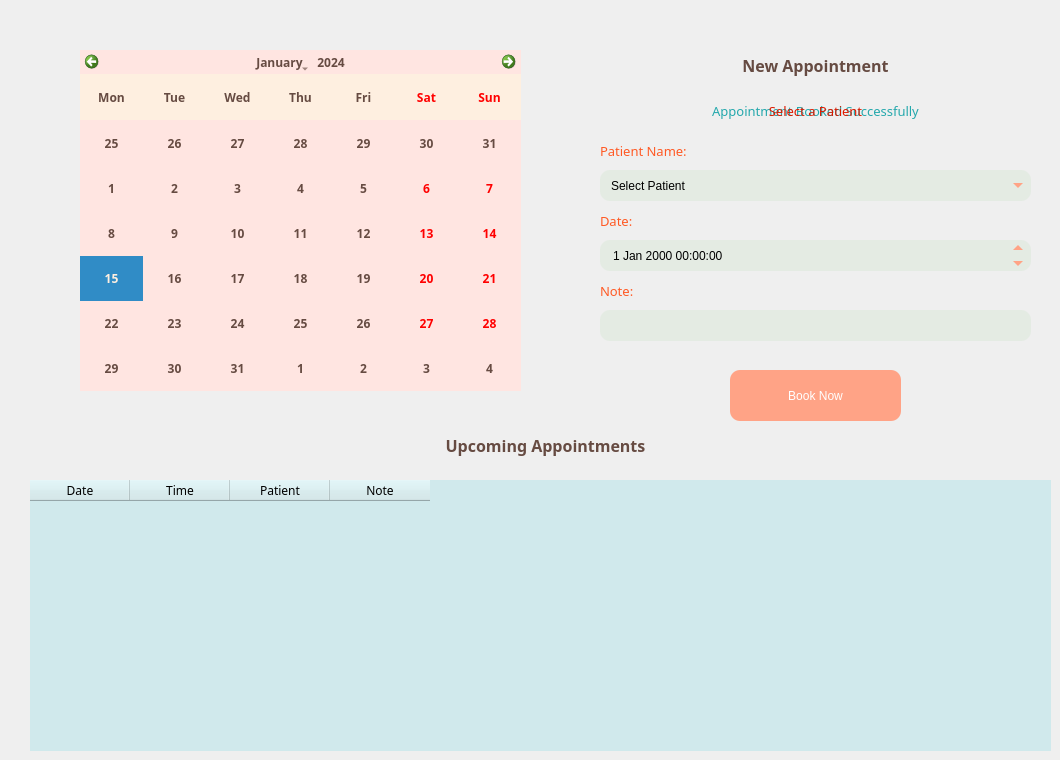
       <widget class="QWidget" name="apts_pg">
        <widget class="QCalendarWidget" name="calendar">
         <property name="geometry">
          <rect>
           <x>80</x>
           <y>50</y>
           <width>441</width>
           <height>341</height>
          </rect>
         </property>
         <property name="font">
          <font>
           <family>Montserrat SemiBold</family>
           <pointsize>9</pointsize>
           <weight>75</weight>
           <bold>true</bold>
          </font>
         </property>
         <property name="styleSheet">
          <string notr="true">background-color: rgb(255, 229, 225);
color: rgb(102, 75, 66);
alternate-background-color: rgb(254, 239, 224);
selection-color: rgb(254, 239, 224);</string>
         </property>
         <property name="firstDayOfWeek">
          <enum>Qt::Monday</enum>
         </property>
         <property name="gridVisible">
          <bool>false</bool>
         </property>
         <property name="horizontalHeaderFormat">
          <enum>QCalendarWidget::ShortDayNames</enum>
         </property>
         <property name="verticalHeaderFormat">
          <enum>QCalendarWidget::NoVerticalHeader</enum>
         </property>
         <property name="navigationBarVisible">
          <bool>true</bool>
         </property>
         <property name="dateEditEnabled">
          <bool>true</bool>
         </property>
        </widget>
        <widget class="QLabel" name="label_17">
         <property name="geometry">
          <rect>
           <x>400</x>
           <y>430</y>
           <width>291</width>
           <height>31</height>
          </rect>
         </property>
         <property name="font">
          <font>
           <family>Montserrat SemiBold</family>
           <pointsize>12</pointsize>
           <weight>75</weight>
           <bold>true</bold>
          </font>
         </property>
         <property name="styleSheet">
          <string notr="true">color: rgb(102, 75, 66);</string>
         </property>
         <property name="text">
          <string>Upcoming Appointments</string>
         </property>
         <property name="alignment">
          <set>Qt::AlignCenter</set>
         </property>
        </widget>
        <widget class="QTableWidget" name="apttable">
         <property name="geometry">
          <rect>
           <x>30</x>
           <y>480</y>
           <width>1021</width>
           <height>271</height>
          </rect>
         </property>
         <property name="font">
          <font>
           <family>Montserrat Medium</family>
           <pointsize>9</pointsize>
           <weight>7</weight>
           <italic>false</italic>
           <bold>false</bold>
          </font>
         </property>
         <property name="styleSheet">
          <string notr="true">font: 57 9pt &quot;Montserrat Medium&quot;;
border: none; 
background-color: rgb(208, 233, 236);</string>
         </property>
         <column>
          <property name="text">
           <string>Date</string>
          </property>
         </column>
         <column>
          <property name="text">
           <string>Time</string>
          </property>
         </column>
         <column>
          <property name="text">
           <string>Patient</string>
          </property>
         </column>
         <column>
          <property name="text">
           <string>Note</string>
          </property>
         </column>
        </widget>
        <widget class="QLabel" name="label_21">
         <property name="geometry">
          <rect>
           <x>670</x>
           <y>50</y>
           <width>291</width>
           <height>31</height>
          </rect>
         </property>
         <property name="font">
          <font>
           <family>Montserrat SemiBold</family>
           <pointsize>12</pointsize>
           <weight>75</weight>
           <bold>true</bold>
          </font>
         </property>
         <property name="styleSheet">
          <string notr="true">color: rgb(102, 75, 66);</string>
         </property>
         <property name="text">
          <string>New Appointment</string>
         </property>
         <property name="alignment">
          <set>Qt::AlignCenter</set>
         </property>
        </widget>
        <widget class="QLabel" name="label_37">
         <property name="geometry">
          <rect>
           <x>600</x>
           <y>210</y>
           <width>221</width>
           <height>21</height>
          </rect>
         </property>
         <property name="font">
          <font>
           <family>Montserrat SemiBold</family>
           <pointsize>10</pointsize>
           <weight>10</weight>
           <italic>false</italic>
           <bold>false</bold>
          </font>
         </property>
         <property name="styleSheet">
          <string notr="true">color: rgb(255, 89, 36);
font: 81 10pt &quot;Montserrat SemiBold&quot;;</string>
         </property>
         <property name="text">
          <string>Date:</string>
         </property>
        </widget>
        <widget class="QLabel" name="label_38">
         <property name="geometry">
          <rect>
           <x>600</x>
           <y>140</y>
           <width>131</width>
           <height>21</height>
          </rect>
         </property>
         <property name="font">
          <font>
           <family>Montserrat SemiBold</family>
           <pointsize>10</pointsize>
           <weight>10</weight>
           <italic>false</italic>
           <bold>false</bold>
          </font>
         </property>
         <property name="styleSheet">
          <string notr="true">color: rgb(255, 89, 36);
font: 81 10pt &quot;Montserrat SemiBold&quot;;</string>
         </property>
         <property name="text">
          <string>Patient Name:</string>
         </property>
        </widget>
        <widget class="QDateTimeEdit" name="aptdatesel">
         <property name="geometry">
          <rect>
           <x>600</x>
           <y>240</y>
           <width>431</width>
           <height>31</height>
          </rect>
         </property>
         <property name="styleSheet">
          <string notr="true">/* QDateTimeEdit */
QDateTimeEdit {
    background-color: rgb(228, 235, 227);
    border-radius: 10px;
    font: 57 9pt &quot;Montserrat Medium&quot;;
    padding-left: 11px;
    border: none;
}

QDateTimeEdit::up-button, QDateTimeEdit::down-button {
    border: none;
    width: 25px;
}

QDateTimeEdit::up-button {
    subcontrol-position: top right;
}

QDateTimeEdit::down-button {
    subcontrol-position: bottom right;
}

QDateTimeEdit::up-arrow, QDateTimeEdit::down-arrow {
    border: 5px solid rgba(255, 255, 255, 0);
    width: 0;
    height: 0;
}

QDateTimeEdit::up-arrow {
    border-top: none;
    border-bottom-color: rgb(255, 163, 134);
}

QDateTimeEdit::down-arrow {
    border-bottom: none;
    border-top-color: rgb(255, 163, 134);
}

/* Hover effect */
QDateTimeEdit::up-button:hover, QDateTimeEdit::down-button:hover {
    background-color: rgb(229, 226, 218); /* Change the background color on hover */
}

QDateTimeEdit::up-button:hover {
    border-top-right-radius: 10px; /* Change the background color on hover */
}

QDateTimeEdit::down-button:hover {
    border-bottom-right-radius: 10px; /* Change the background color on hover */
}
</string>
         </property>
        </widget>
        <widget class="QComboBox" name="patientdropdown">
         <property name="geometry">
          <rect>
           <x>600</x>
           <y>170</y>
           <width>431</width>
           <height>31</height>
          </rect>
         </property>
         <property name="styleSheet">
          <string notr="true">/* QComboBox */
QComboBox {
    background-color: rgb(228, 235, 227);
    border-radius: 10px;
    font: 57 9pt &quot;Montserrat Medium&quot;;
    padding-left: 11px;
    border: none;
}

QComboBox::drop-down {
    border: none;
    width: 25px;
    subcontrol-origin: padding;
    subcontrol-position: right;
}

QComboBox::down-arrow {
    border: 5px solid rgba(255, 255, 255, 0);
    width: 0;
    height: 0;
    border-bottom: none;
    border-top-color: rgb(255, 163, 134);
}

/* Hover effect */
QComboBox::drop-down:hover {
    background-color: rgb(229, 226, 218);
	border-top-right-radius: 10px;
	border-bottom-right-radius: 10px;
}
</string>
         </property>
         <item>
          <property name="text">
           <string>Select Patient</string>
          </property>
         </item>
        </widget>
        <widget class="QPushButton" name="booknow_btn">
         <property name="geometry">
          <rect>
           <x>730</x>
           <y>370</y>
           <width>171</width>
           <height>51</height>
          </rect>
         </property>
         <property name="styleSheet">
          <string notr="true">background-color: rgb(255, 163, 134);
color: rgb(255, 255, 255);
border-radius: 10px;
font: 57 10pt &quot;Montserrat ExtraBold&quot;;</string>
         </property>
         <property name="text">
          <string>Book Now</string>
         </property>
        </widget>
        <widget class="QLabel" name="label_39">
         <property name="geometry">
          <rect>
           <x>600</x>
           <y>280</y>
           <width>121</width>
           <height>21</height>
          </rect>
         </property>
         <property name="font">
          <font>
           <family>Montserrat SemiBold</family>
           <pointsize>10</pointsize>
           <weight>10</weight>
           <italic>false</italic>
           <bold>false</bold>
          </font>
         </property>
         <property name="styleSheet">
          <string notr="true">color: rgb(255, 89, 36);
font: 81 10pt &quot;Montserrat SemiBold&quot;;</string>
         </property>
         <property name="text">
          <string>Note:</string>
         </property>
        </widget>
        <widget class="QLineEdit" name="aptnote">
         <property name="geometry">
          <rect>
           <x>600</x>
           <y>310</y>
           <width>431</width>
           <height>31</height>
          </rect>
         </property>
         <property name="styleSheet">
          <string notr="true">background-color: rgb(228, 235, 227);
border-radius: 10px;
font: 57 9pt &quot;Montserrat Medium&quot;;
padding-left: 11px;</string>
         </property>
        </widget>
        <widget class="QLabel" name="aptsuccess">
         <property name="geometry">
          <rect>
           <x>600</x>
           <y>100</y>
           <width>431</width>
           <height>21</height>
          </rect>
         </property>
         <property name="font">
          <font>
           <family>Montserrat SemiBold</family>
           <pointsize>10</pointsize>
           <weight>7</weight>
           <italic>false</italic>
           <bold>false</bold>
          </font>
         </property>
         <property name="styleSheet">
          <string notr="true">font: 57 10pt &quot;Montserrat SemiBold&quot;;
color: rgb(36, 168, 172);</string>
         </property>
         <property name="text">
          <string>Appointment Booked Successfully</string>
         </property>
         <property name="alignment">
          <set>Qt::AlignCenter</set>
         </property>
        </widget>
        <widget class="QLabel" name="selpatienterror">
         <property name="geometry">
          <rect>
           <x>600</x>
           <y>100</y>
           <width>431</width>
           <height>21</height>
          </rect>
         </property>
         <property name="font">
          <font>
           <family>Montserrat SemiBold</family>
           <pointsize>10</pointsize>
           <weight>7</weight>
           <italic>false</italic>
           <bold>false</bold>
          </font>
         </property>
         <property name="styleSheet">
          <string notr="true">font: 57 10pt &quot;Montserrat SemiBold&quot;;
color: rgb(220, 26, 0);</string>
         </property>
         <property name="text">
          <string>Select a Patient</string>
         </property>
         <property name="alignment">
          <set>Qt::AlignCenter</set>
         </property>
        </widget>
       </widget>
